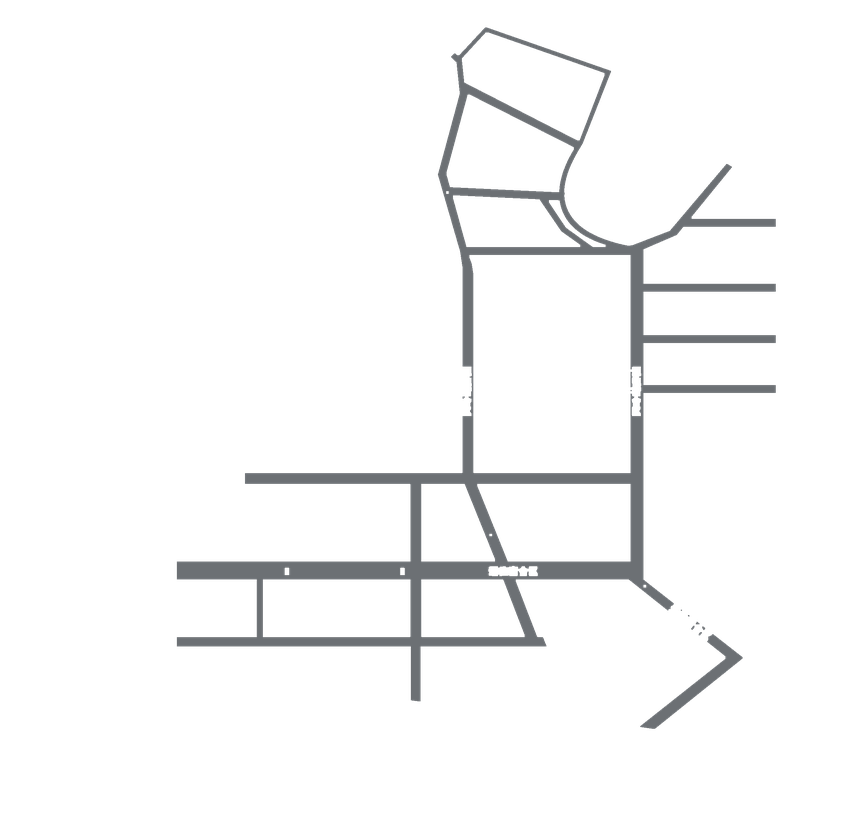
#> input picture gdufs-3d/assets/north-roads.png, 856 x 824 px, shrunk from 2400 x 2311 before the run, found by its file name
$ python analyze_north_raster.py
#> lines starting #> are read from the running program, lines starting #| are printed output that depends on the picture; after the words box and inside, x2 and y2 are one past the last pixel; in counts of white or black regions, pixels touching at a corner belong together
# -*- coding: utf-8 -*-
"""北校区栅格资源分析：道路/水系掩膜 -> 宽度分布、连通性、中心线骨架预览。

官方平面图里道路被画成一层灰度掩膜（north-roads.png），水系一层（north-river.png）。
这里先量出道路宽度分布，确定「车行道 / 人行道」的阈值，再决定矢量化策略。
"""
import io
import json

import numpy as np
from PIL import Image
from scipy import ndimage

ROADS = "gdufs-3d/assets/north-roads.png"
RIVER = "gdufs-3d/assets/north-river.png"
DATA = "gdufs-3d/north-data.js"


def load_mask(path):
#> called with path = 'gdufs-3d/assets/north-roads.png'
    im = Image.open(path).convert("RGBA")
#> im is the input picture: PIL image 856x824 RGBA; mean R, G, B, A 7.6, 7.9, 8.2, 13.8
    a = np.array(im)
    return (a[:, :, 3] > 128), im.size


def main():
    mask, size = load_mask(ROADS)
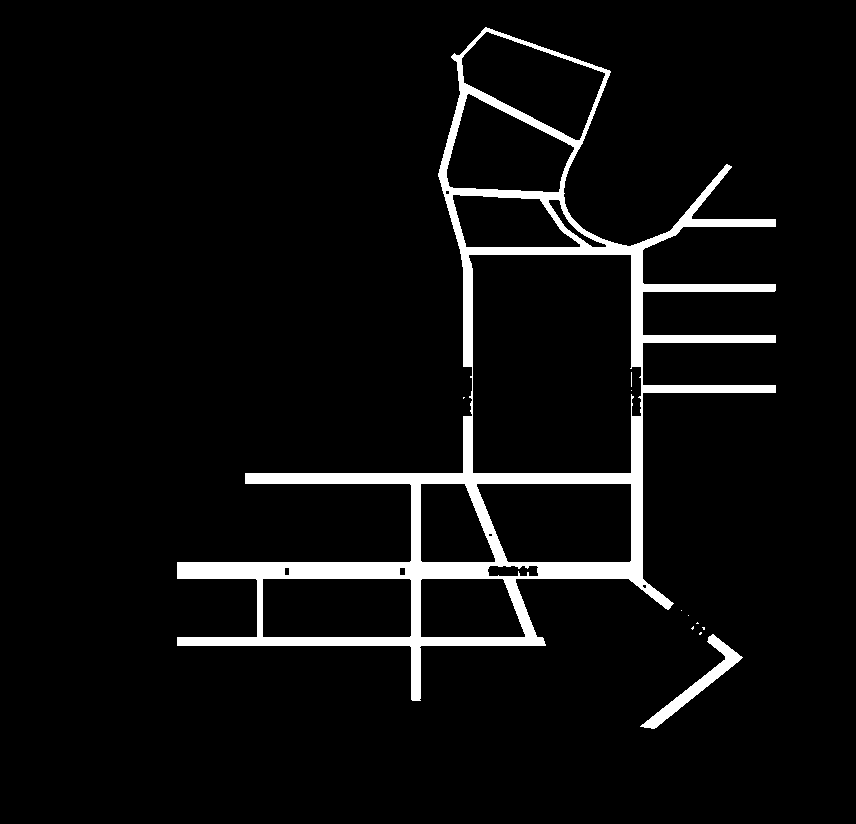
#> mask: shape (824, 856) bool; 5.3% white; 11 white regions (9 under 20 px), largest, box (x1, y1, x2, y2) and area: (177, 27, 776, 701) 35960, (640, 634, 743, 729) 1547
#> size = (856, 824)
    print("roads png", size, "px  0.4178 m/px")
#| roads png (856, 824) px  0.4178 m/px
    print("mask px", int(mask.sum()), "=%.0f m2" % (mask.sum() * 0.4178 ** 2))
#| mask px 37553 =6555 m2

    # 连通块
    lbl, n = ndimage.label(mask, structure=np.ones((3, 3)))
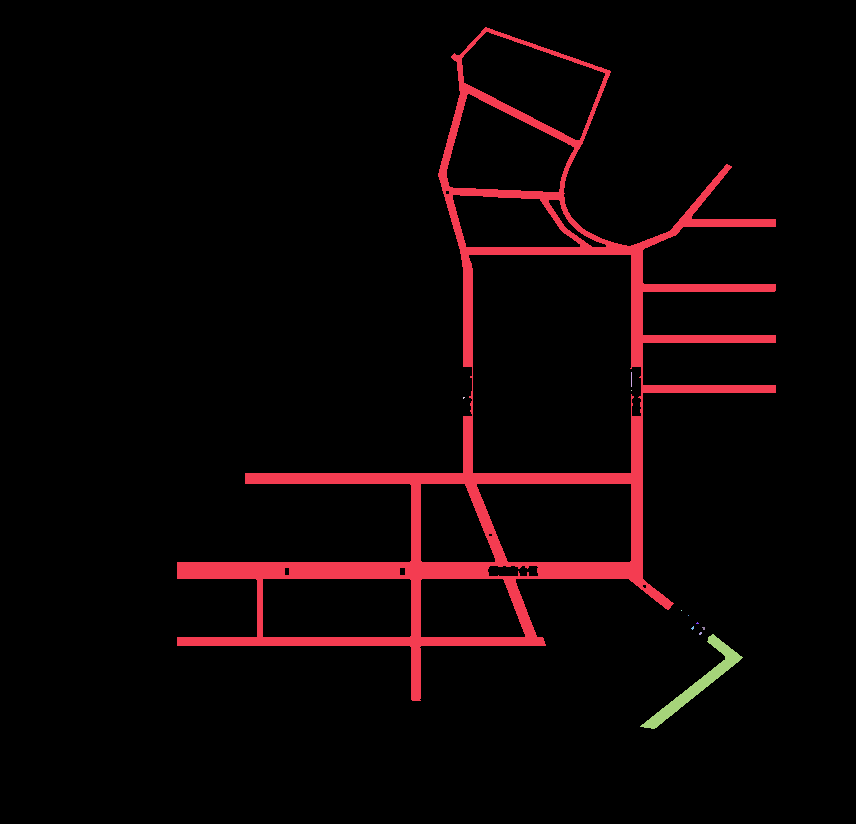
#> lbl: shape (824, 856) int32; 12 distinct labels, from 0 to 11; one colour per label, 0 black
#> n = 11
    sizes = ndimage.sum(mask, lbl, range(1, n + 1))
#> sizes = [35960, 15, 1, 3, 1, 1, 4, 7, 7, 7, 1547]
    print("components", n, "top sizes", sorted(sizes)[-5:])
#| components 11 top sizes [7.0, 7.0, 15.0, 1547.0, 35960.0]

    dist = ndimage.distance_transform_edt(mask) * 0.4178
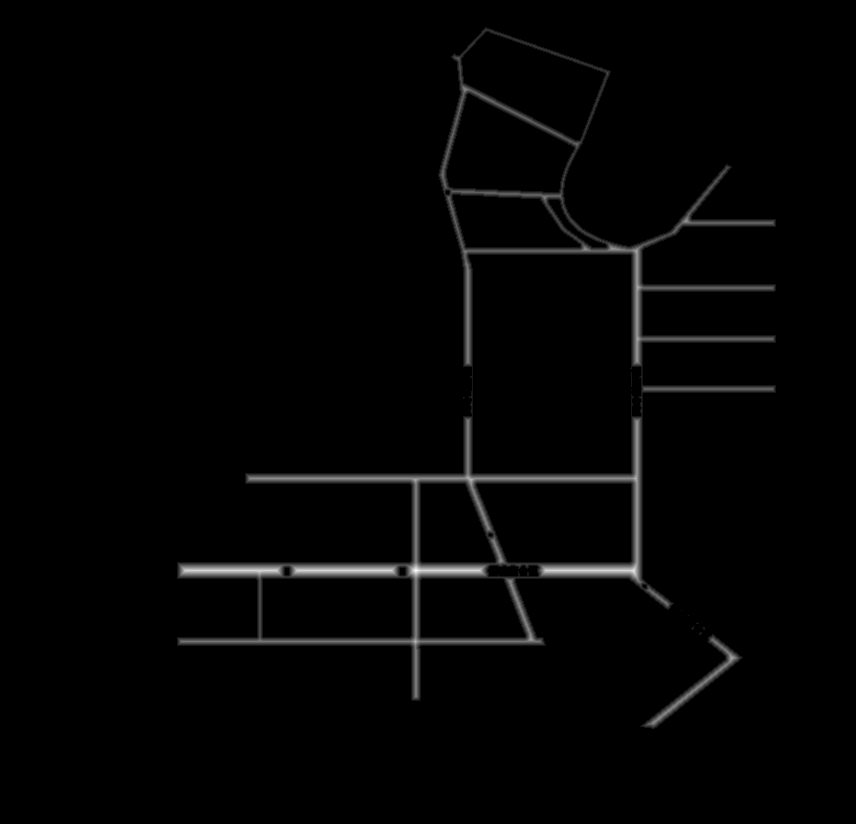
#> dist: shape (824, 856) float64; min 0, max 4.52, mean 0.0691; drawn with min black and max white
    print("dist max %.2f m" % dist.max())
#| dist max 4.52 m

    # 只看骨架上的宽度：先做一遍腐蚀得到脊线附近的点
    ridge = dist >= (ndimage.maximum_filter(dist, size=5) - 1e-9)
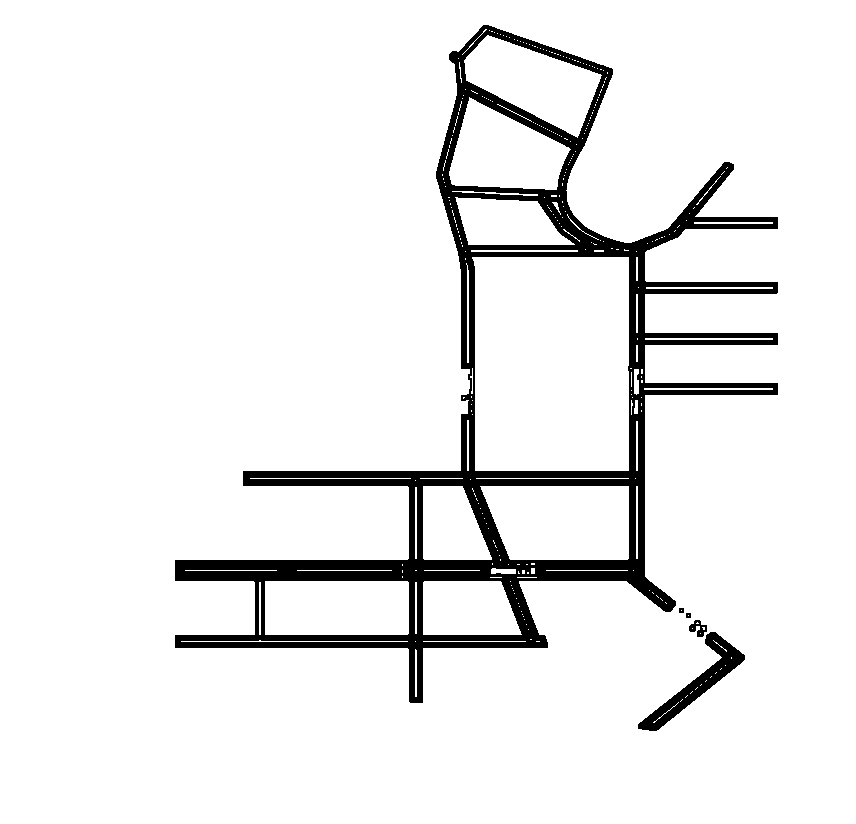
#> ridge: shape (824, 856) bool; 92.7% white; 5 black regions, box (x1, y1, x2, y2) and area: (175, 25, 778, 703) 48756, (638, 632, 745, 731) 2356, (689, 620, 707, 637) 161, (679, 608, 684, 613) 24, (686, 613, 691, 618) 24
    w = (2 * dist[ridge & mask])
#> w = 4294 values, max 9.04 at index 3356, min 0.836 at index 1908, mean 4.02
    print("ridge width percentiles",
          {p: round(float(np.percentile(w, p)), 2) for p in (1, 5, 10, 25, 50, 75, 90, 95, 99)})
#| ridge width percentiles {1: 0.84, 5: 1.87, 10: 2.51, 25: 3.34, 50: 4.18, 75: 5.01, 90: 5.01, 95: 7.52, 99: 7.52}
    hist, edges = np.histogram(w, bins=[0, 2, 3, 4, 5, 6, 8, 10, 12, 15, 20, 30, 60])
#> hist = [289, 238, 1553, 1101, 782, 328, 3, 0, 0, 0, 0, 0]; edges = [0, 2, 3, 4, 5, 6, 8, 10, 12, 15, 20, 30, 60]
    for i in range(len(hist)):
        print("  %.0f-%.0f m: %d" % (edges[i], edges[i + 1], hist[i]))
#> this loop made 12 passes
#|   0-2 m: 289
#|   2-3 m: 238
#|   3-4 m: 1553
#|   4-5 m: 1101
#|   5-6 m: 782
#|   6-8 m: 328
#|   8-10 m: 3
#|   10-12 m: 0
#> (further printed lines are left out)

    rmask, rsize = load_mask(RIVER)
#> call 2 of load_mask, with path = 'gdufs-3d/assets/north-river.png'
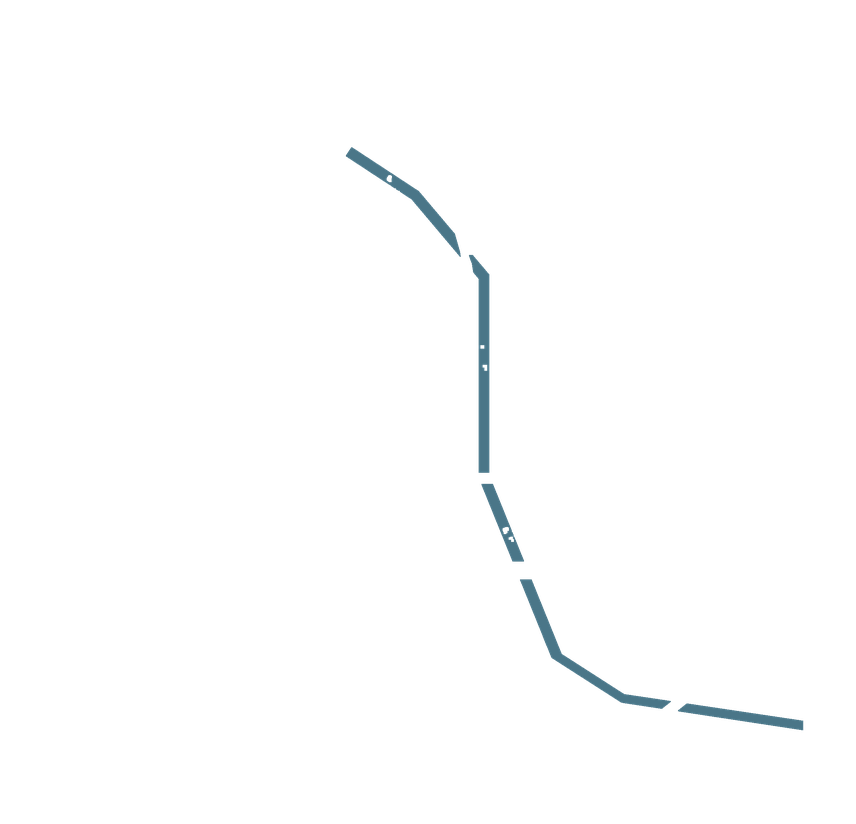
#> input picture gdufs-3d/assets/north-river.png, 856 x 824 px, shrunk from 2400 x 2311 before the run, found by its file name
#> in load_mask, im is the input picture: PIL image 856x824 RGBA; mean R, G, B, A 1.1, 1.8, 2.1, 2.8
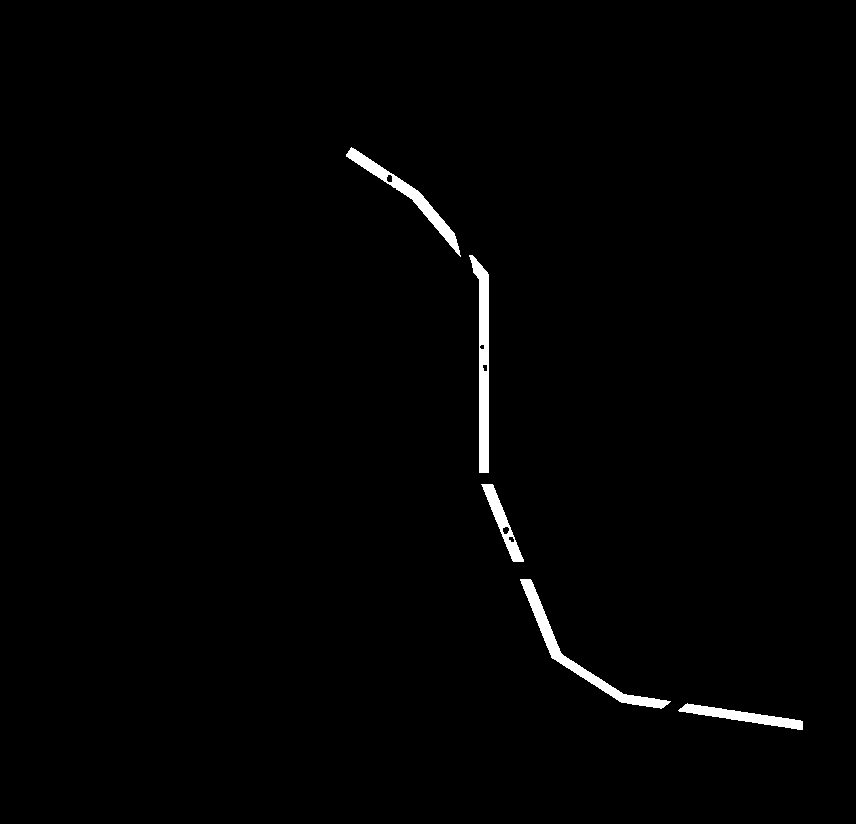
#> rmask: shape (824, 856) bool; 1.1% white; 5 white regions, box (x1, y1, x2, y2) and area: (469, 255, 489, 473) 2143, (520, 579, 671, 709) 2010, (346, 147, 461, 257) 1580, (678, 703, 803, 730) 1146, (481, 484, 524, 562) 869
#> rsize = (856, 824)
    print("river px", int(rmask.sum()), "=%.0f m2" % (rmask.sum() * 0.4178 ** 2))
#| river px 7748 =1352 m2
    rl, rn = ndimage.label(rmask, structure=np.ones((3, 3)))
#> rl: shape (824, 856) int32; 6 distinct labels, from 0 to 5
#> rn = 5
    rs = ndimage.sum(rmask, rl, range(1, rn + 1))
#> rs = [1580, 2143, 869, 2010, 1146]
    print("river components", rn, sorted(rs)[-5:])
#| river components 5 [869.0, 1146.0, 1580.0, 2010.0, 2143.0]

#> (the run stopped early here; a loop or call above may not have finished)
